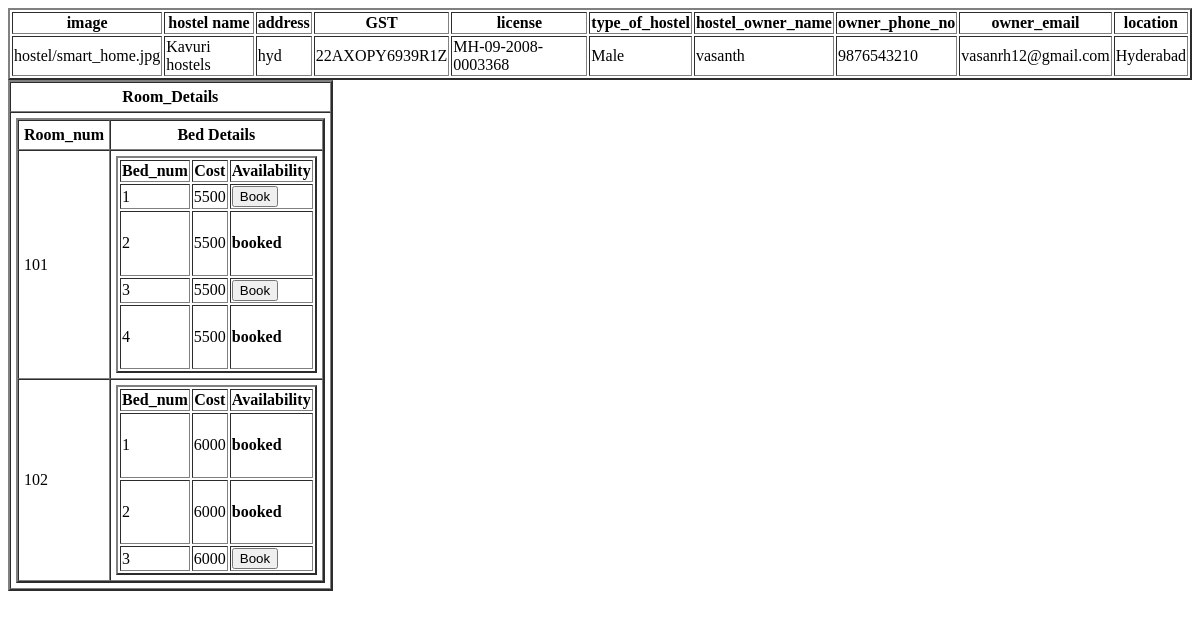
/Customer/hostel_detail/7 (signed in), run on an earlier commit of the app's database.
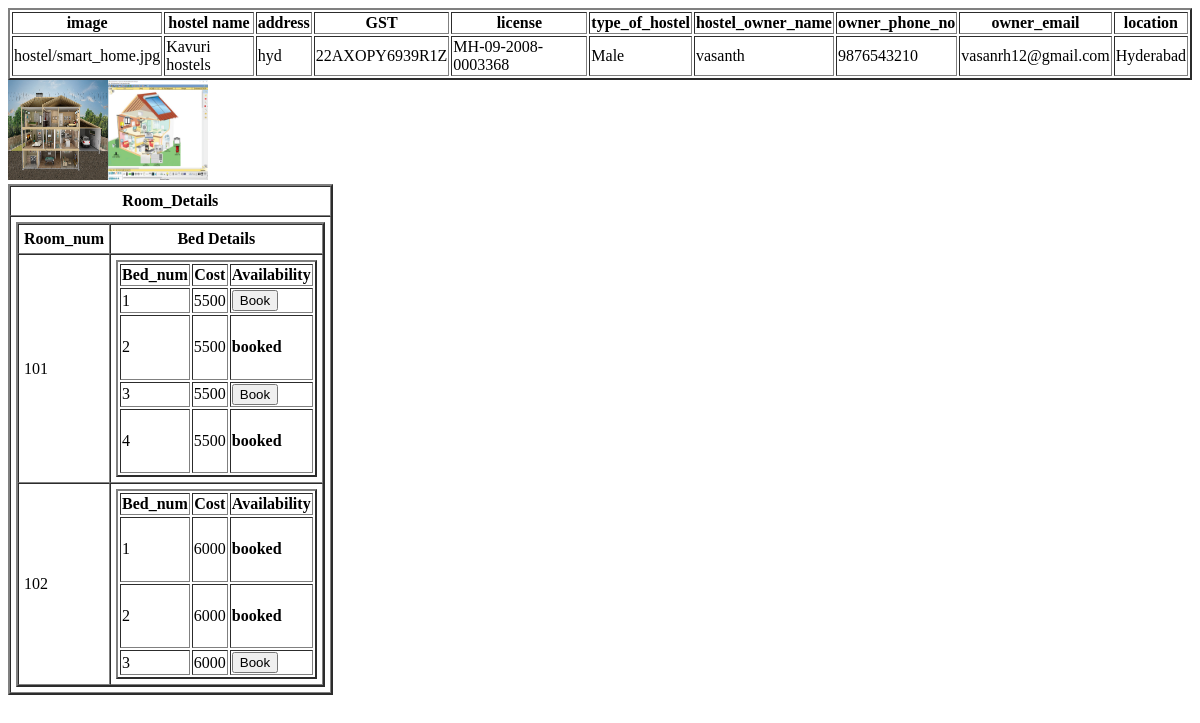
And on a later commit of the database.
### Owner/models.py (models this page shows, shortened)
class hostel_details_model(models.Model):
    hostel_id=models.AutoField(primary_key=True)
    hostel_name=models.CharField(max_length=20,unique=True)
    address=models.TextField(max_length=100)
    GST=models.CharField(max_length=15,unique=True)
    license=models.CharField(max_length=20,unique=True)
    type_of_hostel=models.CharField(max_length=10,choices=[['Male','Male'],['Female','Female'],['Co_living','Co_living']])
    hostel_owner_name=models.CharField(max_length=30)
    owner_id=models.PositiveIntegerField()
    owner_phone_no=models.PositiveBigIntegerField(unique=True)
    owner_email=models.EmailField(unique=True)
    location=models.CharField(max_length=50,default='Hyderabad')
    image=models.ImageField(upload_to='hostels/')
    def __str__(self):
        return self.hostel_name

class rooms_details_model(models.Model):
    hostel_id=models.ForeignKey(hostel_details_model,on_delete=models.CASCADE)
    room_id=models.AutoField(primary_key=True)
    room_no=models.PositiveIntegerField()
    num_of_beds=models.PositiveIntegerField()

class bed_details_model(models.Model):
    bed_id=models.AutoField(primary_key=True)
    room_no=models.ForeignKey(rooms_details_model,on_delete=models.CASCADE)
    bed_no=models.CharField(choices=[['1','1'],['2','2'],['3','3'],['4','4'],['5','5'],['6','6']],max_length=10)
    bed_cost=models.PositiveIntegerField()
    availability=models.BooleanField()

class gallery_model(models.Model):
    gallery_id=models.AutoField(primary_key=True)
    hostel_id=models.PositiveIntegerField()
    images=models.ImageField(upload_to='hostel/')

### Customer/views.py (the view)
@login_required(login_url='/Customer/customer_login')
def hostel_detail_view(request,pk):
    res=hostel_details_model.objects.get(hostel_id=pk)
    room=rooms_details_model.objects.filter(hostel_id=pk)
    bed=bed_details_model.objects.all()
    images=gallery_model.objects.all()
    print(res)
    return render(request=request,template_name='hostel_detail.html',context={'hostel':res,'room_details':room,'bed_details':bed,'images':images})

### Customer/Templates/hostel_detail.html (shortened to what this page needs)
<!DOCTYPE html>
<html lang="en">
<head>
</head>
<body>
    <table border="2">
        <tr>
            <th>image</th>
            <th>hostel name</th>
            <th>address</th>
            <th>GST</th>
            <th>license</th>
            <th>type_of_hostel</th>
            <th>hostel_owner_name</th>
             <th>owner_phone_no</th>
            <th>owner_email</th>
            <th>location</th>
        </tr>
        <tr>
            <td>{{hostel.image}}</td>
            <td>{{hostel.hostel_name}}</td>
            <td>{{hostel.address}}</td>
            <td>{{hostel.GST}}</td>
            <td>{{hostel.license}}</td>
            <td>{{hostel.type_of_hostel}}</td>
            <td>{{hostel.hostel_owner_name}}</td>
             <td>{{hostel.owner_phone_no}}</td>
            <td>{{hostel.owner_email}}</td>
            <td>{{hostel.location}}</td>
        </tr>
    </table>
    <table>
        {% for img in images%}
        <tr>
            <img src="{{img.images.url}}" alt="" height="100" width="100">
        </tr>
        {% endfor %}
    </table>
    {% if room_details %}
        <table border="2" cellpadding="5" cellspacing="0">
            <tr>
                <th>Room_Details</th>
            </tr>
                <tr>
                    <td>
                        <table border="2" cellpadding="5" cellspacing="0">
                            <tr>
                                <th>Room_num</th>
                                <th>Bed Details </th>
                            </tr>
                            {% for j in room_details %}
                            <tr>
                                <td>{{j.room_no}}
                                </td>
                                <td>
                                <table border="2">
                                    <tr>
                                            <th>Bed_num</th>
                                            <th>Cost</th>
                                            <th>Availability</th>
                                    </tr>
                                    {% for k in bed_details %}
                                    {% if j == k.room_no %}
                                    <tr>
                                        <td>{{k.bed_no}}</td>
                                        <td>{{k.bed_cost}}</td>
                                        <td>{% if k.availability %} <a href="{% url 'customer:booking' hostel=hostel.hostel_id room=j.room_id bed=k.bed_id data1=hostel.hostel_name data2=j.room_no data3=k.bed_no %}"><button>Book</button></a> {% else %} <h4>booked</h4> {% endif %}</td>
                                    </tr>
                                    {% endif %}
                                    {% endfor %}
                                </table>
                                </td>
                            </tr>
                            {% endfor %}
                       </table>
                    </td>
                </tr>
        </table>
                {% else %}
                <h3>Room details is not avaliable</h3>
                 {% endif %}
</body>
</html>

What changed in the data, as far as the page shows it:
added gallery_model: images (picture)
added gallery_model: images (picture)
